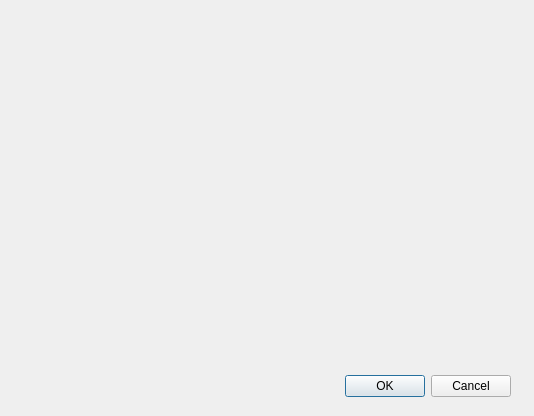
<?xml version="1.0" encoding="UTF-8"?>
<ui version="4.0">
 <class>Dialog</class>
 <widget class="QDialog" name="Dialog">
  <property name="geometry">
   <rect>
    <x>0</x>
    <y>0</y>
    <width>534</width>
    <height>416</height>
   </rect>
  </property>
  <property name="windowTitle">
   <string>Dialog</string>
  </property>
  <widget class="QDialogButtonBox" name="buttonBox">
   <property name="geometry">
    <rect>
     <x>170</x>
     <y>370</y>
     <width>341</width>
     <height>32</height>
    </rect>
   </property>
   <property name="orientation">
    <enum>Qt::Horizontal</enum>
   </property>
   <property name="standardButtons">
    <set>QDialogButtonBox::Cancel|QDialogButtonBox::Ok</set>
   </property>
  </widget>
 </widget>
 <resources/>
 <connections>
  <connection>
   <sender>buttonBox</sender>
   <signal>accepted()</signal>
   <receiver>Dialog</receiver>
   <slot>accept()</slot>
   <hints>
    <hint type="sourcelabel">
     <x>248</x>
     <y>254</y>
    </hint>
    <hint type="destinationlabel">
     <x>157</x>
     <y>274</y>
    </hint>
   </hints>
  </connection>
  <connection>
   <sender>buttonBox</sender>
   <signal>rejected()</signal>
   <receiver>Dialog</receiver>
   <slot>reject()</slot>
   <hints>
    <hint type="sourcelabel">
     <x>316</x>
     <y>260</y>
    </hint>
    <hint type="destinationlabel">
     <x>286</x>
     <y>274</y>
    </hint>
   </hints>
  </connection>
 </connections>
</ui>
